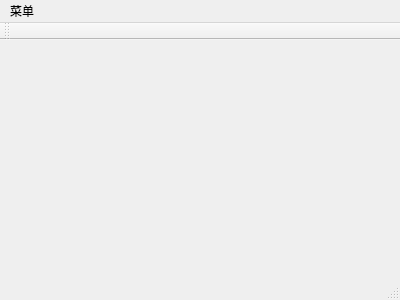
<?xml version="1.0" encoding="UTF-8"?>
<ui version="4.0">
 <class>MainWindow</class>
 <widget class="QMainWindow" name="MainWindow">
  <property name="geometry">
   <rect>
    <x>0</x>
    <y>0</y>
    <width>400</width>
    <height>300</height>
   </rect>
  </property>
  <property name="windowTitle">
   <string>MainWindow</string>
  </property>
  <widget class="QWidget" name="centralWidget"/>
  <widget class="QMenuBar" name="menuBar">
   <property name="geometry">
    <rect>
     <x>0</x>
     <y>0</y>
     <width>400</width>
     <height>17</height>
    </rect>
   </property>
   <widget class="QMenu" name="menu">
    <property name="title">
     <string>菜单</string>
    </property>
    <addaction name="action"/>
   </widget>
   <addaction name="menu"/>
  </widget>
  <widget class="QToolBar" name="mainToolBar">
   <attribute name="toolBarArea">
    <enum>TopToolBarArea</enum>
   </attribute>
   <attribute name="toolBarBreak">
    <bool>false</bool>
   </attribute>
  </widget>
  <widget class="QStatusBar" name="statusBar"/>
  <action name="action">
   <property name="text">
    <string>商品销售列表</string>
   </property>
  </action>
 </widget>
 <layoutdefault spacing="6" margin="11"/>
 <resources/>
 <connections/>
</ui>
